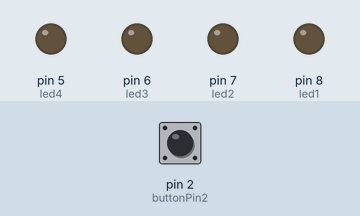
Bench run of a sketch on a simulated Arduino Uno, built with avr-gcc and run on an emulated ATmega328P. Shown: output pins drawn as LEDs (lit = HIGH). The test bench sets the inputs (shaded band); at power-on: pin 2 (buttonPin2) LOW. Random numbers use the default seed unless the sketch sets one.

Above: at 1.2 s.
1.3 s: pin 2 (buttonPin2) pulled HIGH for 0.15 s
At 2.6 s:
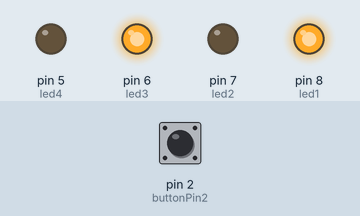
2.9 s: pin 2 (buttonPin2) pulled HIGH for 1 s
At 5.1 s:
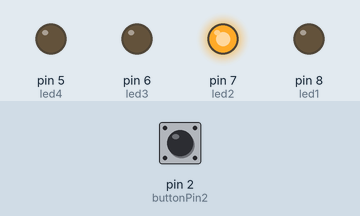
5.4 s: pin 2 (buttonPin2) pulled HIGH for 1 s
At 7.1 s:
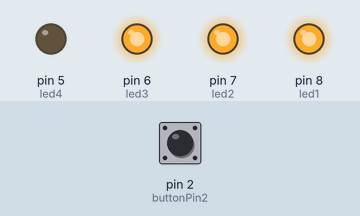
7.9 s: pin 2 (buttonPin2) pulled HIGH for 3.2 s
At 11.9 s:
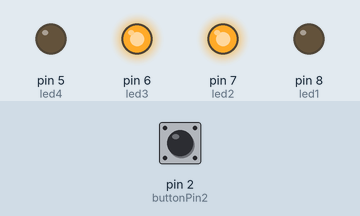
12.6 s: pin 2 (buttonPin2) pulled HIGH for 3.2 s
At 16.7 s:
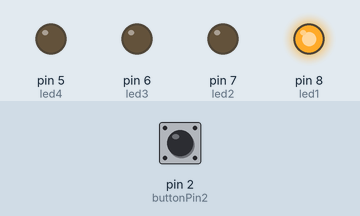
17.3 s: pin 2 (buttonPin2) pulled HIGH for 0.15 s
At 18.5 s:
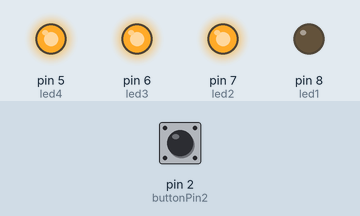
Timing chart, 0 to 19.9 s (numbered marks = the images above; inputs shaded):
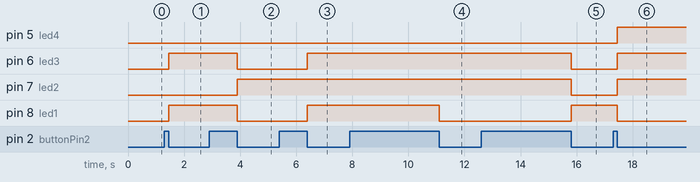

Measured:
- after the input at 1.3 s, pin 6 (led3), pin 8 (led1): LOW → HIGH after 0.15 s
- after the input at 2.9 s, pin 6 (led3), pin 8 (led1): HIGH → LOW after 1.0 s; pin 7 (led2): LOW → HIGH after 1.0 s
- after the input at 5.4 s, pin 6 (led3), pin 8 (led1): LOW → HIGH after 1.0 s
- after the input at 7.9 s, pin 8 (led1): HIGH → LOW after 3.2 s
- after the input at 12.6 s, pin 6 (led3), pin 7 (led2): HIGH → LOW after 3.2 s; pin 8 (led1): LOW → HIGH after 3.2 s
- after the input at 17.3 s, pin 5 (led4), pin 6 (led3), pin 7 (led2): LOW → HIGH after 0.15 s; pin 8 (led1): HIGH → LOW after 0.15 s

The sketch:

001_Dau_de_LEDs.ino
```cpp
/**********************************************************************************
**                               Dau de LEDs                                     **
**********************************************************************************/
//********** Includes *************************************************************
//********** Variables ************************************************************
const int led1 = 8;          // donar nom al pin 3 de l’Arduino
const int led2 = 7;          // donar nom al pin 5 de l’Arduino
const int led3 = 6;          // donar nom al pin 6 de l’Arduino
const int led4 = 5;          // donar nom al pin 9 de l’Arduino         // donar nom al pin 11 de l’Arduino
int temps = 500;         // velocitat de l'acció en ms
long aleatori;
const int buttonPin2 = 2;
int buttonState2 = 0;

//********** Setup ****************************************************************
void setup()
{
      // definir el pin 3 com una sortida
  pinMode(buttonPin2, INPUT);
  pinMode(led1, OUTPUT);     // definir el pin 5 com una sortida
  pinMode(led2, OUTPUT);     // definir el pin 6 com una sortida
  pinMode(led3, OUTPUT);     // definir el pin 9 com una sortida
  pinMode(led4, OUTPUT);     // definir el pin 10 com una sortida
      // definir el pin 11 com una sortida
}

//********** Loop *****************************************************************
void loop()
{
  buttonState2 = digitalRead(buttonPin2);
  if(buttonState2==HIGH){
    aleatori=random(1,7);
  }
  else if (aleatori==1){

  digitalWrite(led1, HIGH);    // posar a 5V el pin 6
  digitalWrite(led2, LOW);    // posar a 5V el pin 7
  digitalWrite(led3, LOW);    // posar a 5V el pin 8
  digitalWrite(led4, LOW);    // posar a 5V el pin 9

  delay(temps);
  }
  else if (aleatori == 2) {

  digitalWrite(led1, LOW);    // posar a 5V el pin 6
  digitalWrite(led2, HIGH);    // posar a 5V el pin 7
  digitalWrite(led3, LOW);    // posar a 5V el pin 8
  digitalWrite(led4, LOW);    // posar a 5V el pin 9

  delay(temps);
  }
  else if(aleatori==3){

  digitalWrite(led1, HIGH);    // posar a 5V el pin 6
  digitalWrite(led2, LOW);    // posar a 5V el pin 7
  digitalWrite(led3, HIGH);    // posar a 5V el pin 8
  digitalWrite(led4, LOW);    // posar a 5V el pin 9

  delay(temps);
  }
  else if(aleatori==4){

  digitalWrite(led1, LOW);    // posar a 5V el pin 6
  digitalWrite(led2, HIGH);    // posar a 5V el pin 7
  digitalWrite(led3, HIGH);    // posar a 5V el pin 8
  digitalWrite(led4, LOW);    // posar a 5V el pin 9

  delay(temps);
  }
  else if(aleatori==5){

  digitalWrite(led1, HIGH);    // posar a 5V el pin 6
  digitalWrite(led2, HIGH);    // posar a 5V el pin 7
  digitalWrite(led3, HIGH);    // posar a 5V el pin 8
  digitalWrite(led4, LOW);    // posar a 5V el pin 9

  delay(temps);
  }
  else if (aleatori==6){

  digitalWrite(led1, LOW);    // posar a 5V el pin 6
  digitalWrite(led2, HIGH);    // posar a 5V el pin 7
  digitalWrite(led3, HIGH);    // posar a 5V el pin 8
  digitalWrite(led4, HIGH);    // posar a 5V el pin 9

  delay(temps);
  }
}

//********** Funcions *************************************************************
```
